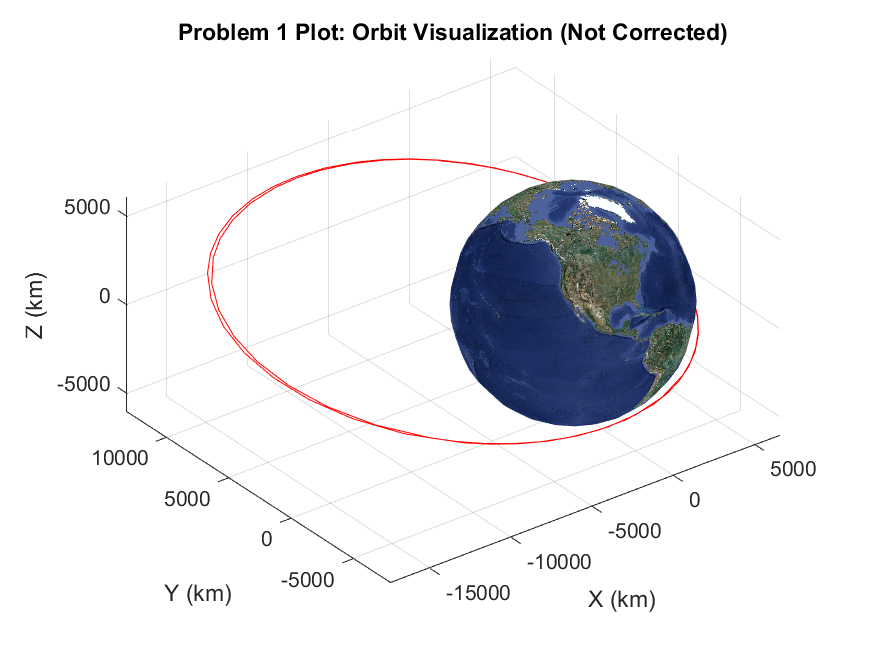
%> input picture scripts/orbitsAroundEarth.png, 875 x 656 px, given in place of earth_texture.png, which was not available
$ octave guessAndCheck.m   (GNU Octave 9; MATLAB toolbox functions it lacks are replaced by stand-ins)
%> lines starting %> are read from the running program, lines starting %| are printed output that depends on the picture; pictures that were not available may be replaced by others from this repository, and a replacement may not be noted
clc;clear;close all
tic
% -------------MATLAB Script Information-------------
% Author Names: Michael Quach
% Date: 9/1/23
% Tool Version: R2022a
% Purpose of Script: Homework 1 for ARO 5090 for Numerical vs Analytical
% other .m files required: None
% other files required (not .m): None

%%%%%%%%%%%%%%%%%%%%%%%%% EDITABLE %%%%%%%%%%%%%%%%%%%%%%%%%

%% 0.0  Initial conditions
    r = [6452, 1000, 0]; % Initial position vector in kilometers
    mu = 324859; % Standard gravitational parameter in km^3/s^2

    V_c = 1.3 * sqrt(mu / norm(r)); % Velocity of circular orbit in km/s
    v_x = V_c/20;
    v_y = V_c;
    v_z = V_c/4;

    numOrbits = 1;          % Specified number of orbits

    optionsCorrections = false; % Boolean to allow for corrections to ode45
    analyticalVsNumericalPlot = true;

    orbitsEarthFileName = 'orbitsAroundEarth.png'; % Name of file for problem 1
    analyticalVsNumericalRFileName = 'analytical_r_vs_numerical_r.png'; % Name of file for problem 2

%%%%%%%%%%%%%%%%%%%%%%%%% EDITABLE %%%%%%%%%%%%%%%%%%%%%%%%%

%%%%%%%%%%%%%%%%%%%%%%% NON-EDITABLE %%%%%%%%%%%%%%%%%%%%%%%

    earthTextureImage = append(pwd, '\..\data\Textures\earth_texture.png');
    v = [v_x, v_y, v_z]; % Initial velocity vector in km/s
    % Combine initial position and velocity into the state vector
    initialState = [r, v];

%% 1.0 Integrating 2nd Order ODE
    rp = r(1);
    ra = r(1);

    a = (rp + ra)/2;               % Semimajor Axis [km] (2.71, pg. 81 | Curtis)
    T = (2*pi/sqrt(mu)) * a^(3/2) * 5; % Orbital Period [seconds] (2.83, pg. 84 | Curtis)

    % Define the time span for integration (e.g., 0 to 2 hours)
    tspan = [0, T * numOrbits]; % Integration time in seconds (2 hours)

    % Use ode45 to integrate the equations of motion
    if optionsCorrections
        options = odeset('RelTol', 1e-6, 'AbsTol', 1e-9);
        [t, state] = ode45(@(t, state) twqBodyEOM(t, state), tspan, initialState, options);
        correction = "Corrected";
    else
        [t, state] = ode45(@(t, state) twqBodyEOM(t, state), tspan, initialState);
        correction = "Not Corrected";
    end

    % Extract the position vectors from the state variable
    x = state(:, 1);
    y = state(:, 2);
    z = state(:, 3);

    % Plot the satellite's trajectory
    plot3(x, y, z, 'r');
    xlabel('X (km)');
    ylabel('Y (km)');
    zlabel('Z (km)');
    title('Satellite Circular Orbit');
    grid on;
    axis equal;

    hold on

    % Define the radius of the Earth (in kilometers)
    earthRadius = 6052; % Approximate radius of the Earth

    % Create a sphere for Earth
    [xEarth, yEarth, zEarth] = sphere;
    xEarth = xEarth * earthRadius;
    yEarth = yEarth * earthRadius;
    zEarth = zEarth * earthRadius;

    earthTexture = imread(earthTextureImage); % Load your own Earth texture image
%> earthTexture is the input picture: size 656x875x3 uint8; mean R, G, B 234.5, 235, 237.8
    earthTexture = flipud(earthTexture);
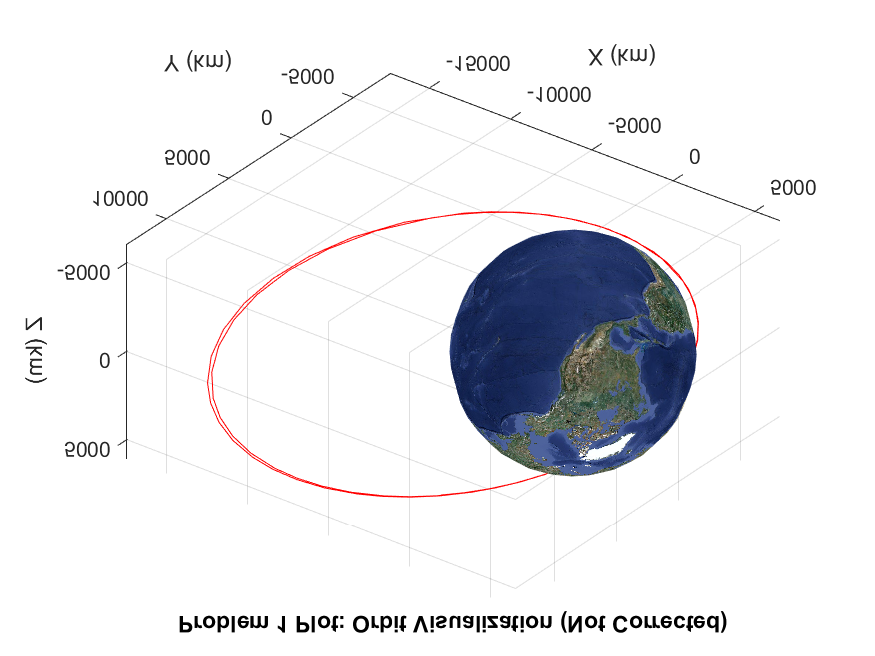
%> earthTexture: size 656x875x3 uint8; mean R, G, B 234.5, 235, 237.8; mean of the top-left, top-right, bottom-left and bottom-right quarters 251.1, 227.8, 250, 214

    % Plot the Earth as a sphere at the origin
    surf(xEarth, yEarth, zEarth, 'CData', earthTexture, 'FaceColor', 'texturemap', 'EdgeColor', 'none');
    axis equal;
    xlabel('X (km)');
    ylabel('Y (km)');
    zlabel('Z (km)');
    grid on
    title(sprintf('Problem 1 Plot: Orbit Visualization (%s)', correction));
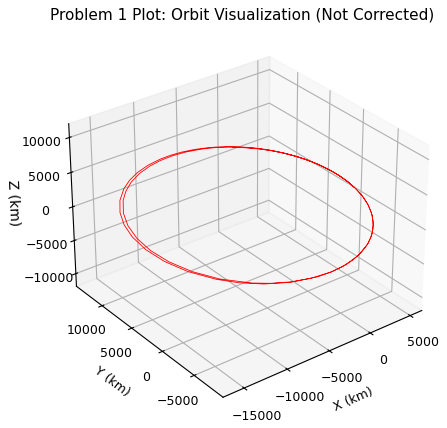
%> figure redrawn from the program's plot data
    saveas(gcf, (append(pwd, '\', orbitsEarthFileName)));
    hold off

%% 2.0 Problem 2 (Analytical Radius vs Numerical Radius)
    h = sqrt(2*mu) * sqrt((ra*rp)/(ra+rp));

    r_analytical = ((norm(h))^2/mu); % Analytical radius [km] (2.62, pg. 76 | Curtis)
    for i = 1: length(t)
        r_analyticalArray(i) = r_analytical;
        r_numerical(i) = sqrt((x(i))^2 + (y(i))^2 + (z(i))^2);
    end

    if analyticalVsNumericalPlot
        figure;
        plot(t, r_analyticalArray)
        hold on
        plot(t, r_numerical)
        xlabel('Time (in seconds)', 'Interpreter', 'latex')
        ylabel('Radius (in km)', 'Interpreter', 'latex')
        title(sprintf('Analytical vs Numerical Radius (%s)', correction), 'Interpreter', 'latex')
        legend ({'Analytical Radius', 'Numerical Radius'}, 'Location', 'southeast')
        grid on
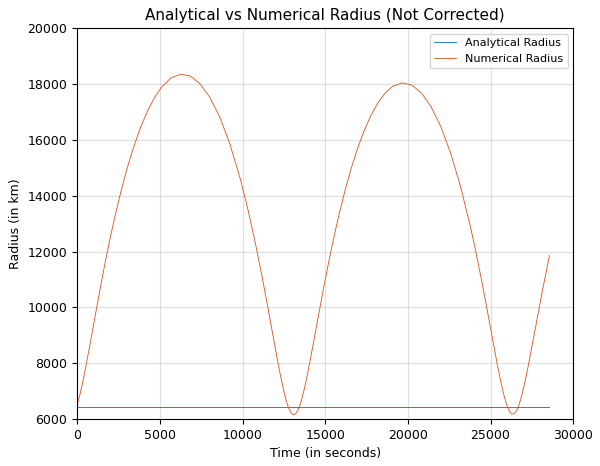
%> figure redrawn from the program's plot data; curve peaks at x = 6257, y = 18346.6
        saveas(gcf, (append(pwd, '\', analyticalVsNumericalRFileName)));
        hold off
    else
    end

%% 3.0 Problem 3
    e = -((rp/a) - 1);                      % Eccentricity [unitless](2.73, pg. 82 | Curtis)
    p = h^2/mu;                             % Semiparameter [kg^2*km] (2.53, pg. 74 | Curtis)
    a = (rp + ra)/2;                        % Semi-major axis [km] (2.71, pg. 81 | Curtis)
    V_c = sqrt(mu / norm(r));
    T_c = (2*pi/sqrt(mu)) * a^(3/2);        % Orbital Period [seconds] (2.83, pg. 84 | Curtis)
    epsilon = -mu/(2*a);                    % Specific Energy [km^2/s^2] (2.80, pg. 83) | Curtis)
    h = sqrt(2*mu) * sqrt((ra*rp)/(ra+rp)); % Angular momentum [kg*km^2/s] (6.2, pg. 290 | Curtis)
    n = (2 * pi)/ T_c;                      % Mean motion [rad/s] (3.9, pg. 144 | Curtis)

    fprintf('~~~~~~~~~~~~~~~~~~~~~~~~~~~~~~~~~~~~~~~~~~~~~~~~~~~~~~~~~~~~~~~~~~~~~~~~~~~~~~~~~~~\n');
    fprintf('                  Problem 3 \n');
    fprintf('~~~~~~~~~~~~~~~~~~~~~~~~~~~~~~~~~~~~~~~~~~~~~~~~~~~~~~~~~~~~~~~~~~~~~~~~~~~~~~~~~~~\n\n\n');

    fprintf('Part A\n');
    fprintf('-----------------------------\n');
    fprintf('Eccentricity:   e = %.5e  \n', e);
    fprintf('-----------------------------\n');

    fprintf('Part B\n');
    fprintf('-----------------------------\n');
    fprintf('Semiparameter:  p = %.5e kg*m^2*km\n', p);
    fprintf('-----------------------------\n');

    fprintf('Part C\n');
    fprintf('-----------------------------\n');
    fprintf('Semimajor Axis: a = %.5e   \n', a);
    fprintf('-----------------------------\n');

    fprintf('Part D\n');
    fprintf('-----------------------------\n');
    fprintf('Velocity:       V_c = %.5e km/s  \n', V_c);
    fprintf('-----------------------------\n');

    fprintf('Part E\n');
    fprintf('-----------------------------\n');
    fprintf('Period:         T_c = %.5e seconds  \n', T_c);
    fprintf('-----------------------------\n');

    fprintf('Part F\n');
    fprintf('-----------------------------\n');
    fprintf('Specific Mechanical Energy: epsilon = %.5e km^2/s^2  \n', epsilon);
    fprintf('-----------------------------\n');

    fprintf('Part G\n');
    fprintf('-----------------------------\n');
    fprintf('Angular Momentum: h = %.5e kg*km^2/s  \n', h);
    fprintf('-----------------------------\n');

    fprintf('Part H\n');
    fprintf('-----------------------------\n');
    fprintf('Mean Motion: n = %.5e  rad/s\n', n);
    fprintf('-----------------------------\n');


%%%%%%%%%%%%%%%%%%%%%%% NON-EDITABLE %%%%%%%%%%%%%%%%%%%%%%%

[rowStateVenus, ~] = size(state);

for i = 1:max(rowStateVenus)
    r_1 = state(i,1);
    r_2 = state(i,2);
    r_3 = state(i,3);
    v_1 = state(i,4);
    v_2 = state(i,5);
    v_3 = state(i,6);

    r_vec(i,:) = [r_1, r_2, r_3];
    v_vec(i,:) = [v_1, v_2, v_3];

%> the run ends on the next line
    [a(i,:), e(i,:), TA(i,:), RAAN(i,:), AOP(i,:), inc(i,:), h_vec(i,:)] = rv2coe(r_vec(i,:), v_vec(i,:));
% [4 lines not run here, left out]
function dydt = twqBodyEOM(~, state)
    % Extract state variables from state vector
    mu = 398600;
    x = state(1);
    y = state(2);
    z = state(3);
    vx = state(4);
    vy = state(5);
    vz = state(6);

    % Calculate acceleration components
    r = norm([x, y, z]);
    ax = -mu * x / r^3;
    ay = -mu * y / r^3;
    az = -mu * z / r^3;

    % Derivatives of state variables
    dydt = [vx; vy; vz; ax; ay; az];
end
